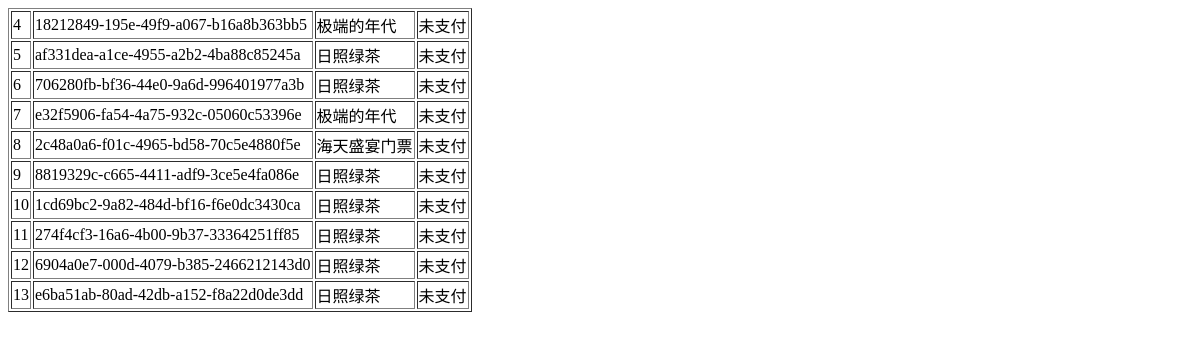
Before: /order_list/ with the older database file.
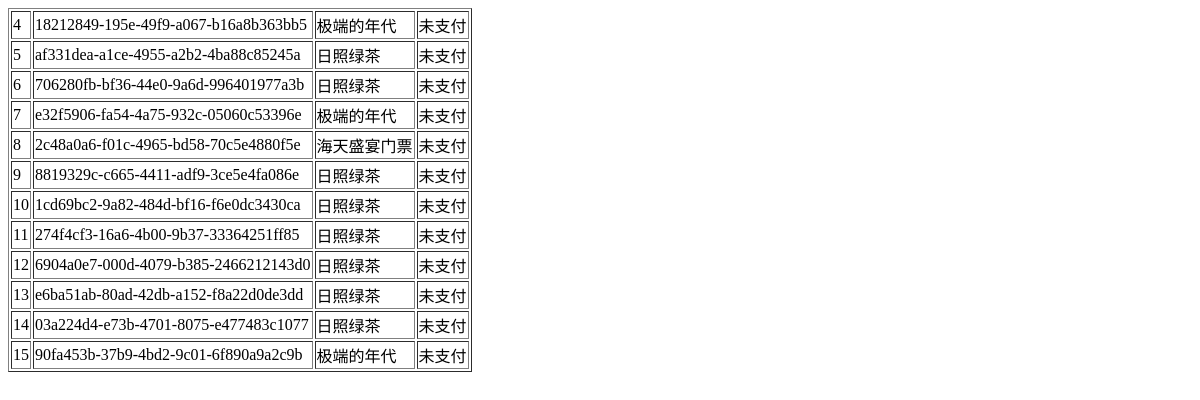
After: the same page with the newer database file.
### app01/models.py (models this page shows)
class Order(models.Model):
    no = models.CharField(max_length=64)
    goods = models.ForeignKey(to='Goods')
    status_choices = (
        (1,'未支付'),
        (2,'已支付'),
    )
    status = models.IntegerField(choices=status_choices,default=1)

class Goods(models.Model):
    name = models.CharField(max_length=32)
    price = models.FloatField()

### app01/views.py (the view)
# urls.py: url(r'^order_list/', views.order_list),
def order_list(request):
    orders = models.Order.objects.all()
    return render(request, 'order_list.html', {'orders': orders})

### templates/order_list.html (shortened to what this page needs)
<!DOCTYPE html>
<html lang="en">
<head>
</head>
<body>
    <table border="1">
        {% for item in orders %}
        <tr>
            <td>{{ item.id }}</td>
            <td>{{ item.no }}</td>
            <td>{{ item.goods.name }}</td>
            <td>{{ item.get_status_display }}</td>
        </tr>
        {% endfor %}
    </table>
</body>
</html>

Changed rows visible on the page:
added Order: id "14", no "03a224d4-e73b-4701-8075-e477483c1077", goods.name "日照绿茶", status "未支付"
added Order: id "15", no "90fa453b-37b9-4bd2-9c01-6f890a9a2c9b", goods.name "极端的年代", status "未支付"
